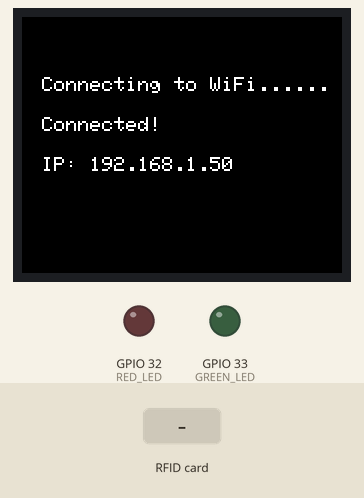
Simulated run of this sketch. Board: ESP32. Shown: 160×128 colour display, output pins drawn as LEDs (lit = HIGH). The inputs (shaded band) are chosen by the test bench. WiFi joins after 1.5 s; servers stay silent unless stated; uploads are accepted with an empty reply; what the sketch prints to the serial monitor is not drawn.

Above: at 1.8 s.
At 3.9 s:
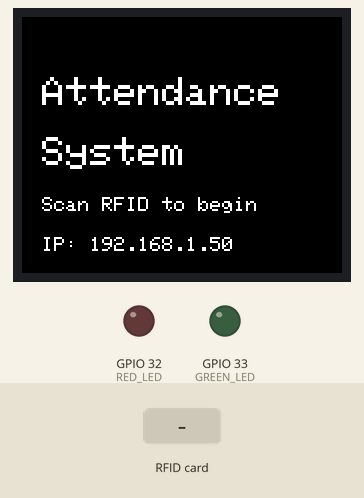
4.0 s: RFID card 5E 7A 19 C4 held to the reader
At 4.35 s:
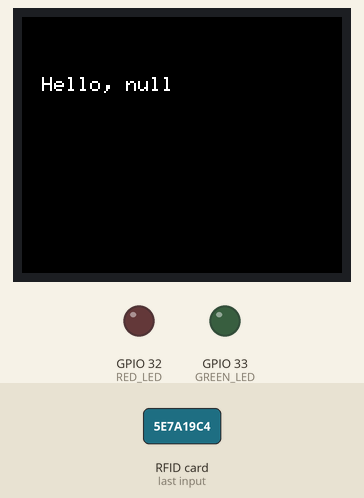
At 5.9 s:
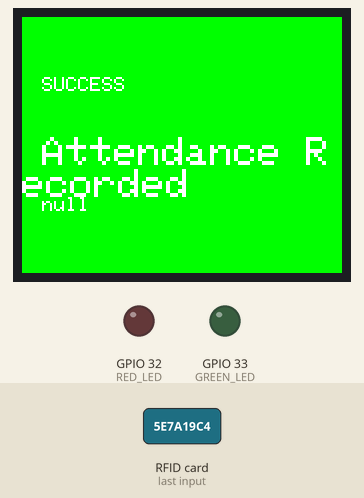
Timing chart, 0 to 7.4 s (numbered marks = the images above; inputs shaded):
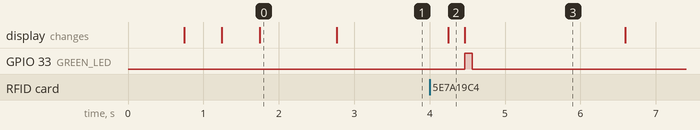

The sketch:

ESP32_CODE.ino
```cpp
#include <SPI.h>
#include <MFRC522.h>
#include <WiFi.h>
#include <HTTPClient.h>
#include <Adafruit_GFX.h>
#include <Adafruit_ST7735.h>
#include <ArduinoJson.h>

// Pins Configuration
#define RST_PIN         22
#define SS_PIN          21
#define TFT_CS          5
#define TFT_DC          2
#define TFT_RST         4
#define GREEN_LED       33
#define RED_LED         32

// Network Configuration
const char* ssid = "Esp32";
const char* password = "harse123";
const char* serverBaseUrl = "http://127.0.0.1:5000";
const char* attendanceEndpoint = "/api/attendance";
const char* registerEndpoint = "/register_rfid";
const char* studentInfoEndpoint = "/api/student_info";

// Display Setup
Adafruit_ST7735 tft = Adafruit_ST7735(TFT_CS, TFT_DC, TFT_RST);
MFRC522 rfid(SS_PIN, RST_PIN);

// System Variables
String currentStudentName = "";
unsigned long lastCardReadTime = 0;
const unsigned long cardReadInterval = 2000;

void setup() {
  Serial.begin(115200);

  pinMode(GREEN_LED, OUTPUT);
  pinMode(RED_LED, OUTPUT);

  tft.initR(INITR_BLACKTAB);
  tft.setRotation(1);
  tft.fillScreen(ST77XX_BLACK);

  SPI.begin();
  rfid.PCD_Init();

  connectToWiFi();
  showHomeScreen();
}

void loop() {
  handleNormalOperation();
  delay(100);
}

void handleNormalOperation() {
  if (rfid.PICC_IsNewCardPresent() && rfid.PICC_ReadCardSerial()) {
    if (millis() - lastCardReadTime < cardReadInterval) {
      rfid.PICC_HaltA();
      return;
    }
    lastCardReadTime = millis();

    String uid = getRfidUid();
    Serial.println("UID:" + uid);

    currentStudentName = getStudentNameFromServer(uid);

    tft.fillScreen(ST77XX_BLACK);
    tft.setTextColor(ST77XX_WHITE);
    tft.setTextSize(1);
    tft.setCursor(10, 30);

    if (currentStudentName != "") {
      tft.print("Hello, " + currentStudentName);
    } else {
      tft.print("Processing...");
    }

    if (sendAttendance(uid)) {
      showSuccess("Attendance Recorded");
      digitalWrite(GREEN_LED, HIGH);
      delay(100);
      digitalWrite(GREEN_LED, LOW);
    } else {
      showError(currentStudentName != "" ? "Server Error" : "Not Registered");
      digitalWrite(RED_LED, HIGH);
      delay(100);
      digitalWrite(RED_LED, LOW);
    }

    rfid.PICC_HaltA();
    delay(2000);
    showHomeScreen();
  }
}

String getRfidUid() {
  String uid = "";
  for (byte i = 0; i < rfid.uid.size; i++) {
    if (rfid.uid.uidByte[i] < 0x10) uid += "0";
    uid += String(rfid.uid.uidByte[i], HEX);
  }
  uid.toUpperCase();
  return uid;
}

String getStudentNameFromServer(String uid) {
  if (WiFi.status() != WL_CONNECTED) {
    connectToWiFi();
    if (WiFi.status() != WL_CONNECTED) return "";
  }

  HTTPClient http;
  String url = String(serverBaseUrl) + String(studentInfoEndpoint) + "?uid=" + uid;
  http.begin(url);

  int httpCode = http.GET();
  String name = "";

  if (httpCode == HTTP_CODE_OK) {
    String payload = http.getString();
    DynamicJsonDocument doc(256);
    deserializeJson(doc, payload);
    name = doc["name"].as<String>();
  }

  http.end();
  return name;
}

bool sendAttendance(String uid) {
  if (WiFi.status() != WL_CONNECTED) {
    connectToWiFi();
    if (WiFi.status() != WL_CONNECTED) return false;
  }

  HTTPClient http;
  String url = String(serverBaseUrl) + String(attendanceEndpoint);
  http.begin(url);
  http.addHeader("Content-Type", "application/json");

  DynamicJsonDocument doc(128);
  doc["uid"] = uid;
  if (currentStudentName != "") {
    doc["name"] = currentStudentName;
  }

  String payload;
  serializeJson(doc, payload);

  int httpCode = http.POST(payload);
  http.end();

  return (httpCode == HTTP_CODE_OK);
}

void connectToWiFi() {
  if (WiFi.status() == WL_CONNECTED) return;

  tft.fillScreen(ST77XX_BLACK);
  tft.setTextColor(ST77XX_WHITE);
  tft.setTextSize(1);
  tft.setCursor(10, 30);
  tft.print("Connecting to WiFi...");

  WiFi.begin(ssid, password);
  int attempts = 0;

  while (WiFi.status() != WL_CONNECTED && attempts < 20) {
    delay(500);
    tft.print(".");
    attempts++;
  }

  if (WiFi.status() == WL_CONNECTED) {
    tft.setCursor(10, 50);
    tft.print("Connected!");
    tft.setCursor(10, 70);
    tft.print("IP: " + WiFi.localIP().toString());
    delay(1000);
  } else {
    tft.setCursor(10, 50);
    tft.print("Connection Failed");
    delay(2000);
  }
}

void showHomeScreen() {
  tft.fillScreen(ST77XX_BLACK);
  tft.setTextColor(ST77XX_WHITE);
  tft.setTextSize(2);
  tft.setCursor(10, 30);
  tft.print("Attendance");
  tft.setCursor(10, 60);
  tft.print("System");

  tft.setTextSize(1);
  tft.setCursor(10, 90);
  tft.print("Scan RFID to begin");

  if (WiFi.status() == WL_CONNECTED) {
    tft.setCursor(10, 110);
    tft.print("IP: " + WiFi.localIP().toString());
  } else {
    tft.setCursor(10, 110);
    tft.print("WiFi Disconnected");
  }
}

void showSuccess(String message) {
  tft.fillScreen(ST77XX_GREEN);
  tft.setTextColor(ST77XX_WHITE);
  tft.setTextSize(1);
  tft.setCursor(10, 30);
  tft.print("SUCCESS");
  tft.setTextSize(2);
  tft.setCursor(10, 60);
  tft.print(message);

  if (currentStudentName != "") {
    tft.setTextSize(1);
    tft.setCursor(10, 90);
    tft.print(currentStudentName);
  }
}

void showError(String message) {
  tft.fillScreen(ST77XX_RED);
  tft.setTextColor(ST77XX_WHITE);
  tft.setTextSize(1);
  tft.setCursor(10, 30);
  tft.print("ERROR");
  tft.setTextSize(2);
  tft.setCursor(10, 60);
  tft.print(message);
}
```

Measured:
- after the input at 4.0 s, GPIO 33 (GREEN_LED): LOW → HIGH after 0.47 s, → LOW 0.10 s later; the display: changes after 0.24 s (image 2)
- what the display in image 0 shows lasts 1.1 s, from 1.7 s to 2.8 s
